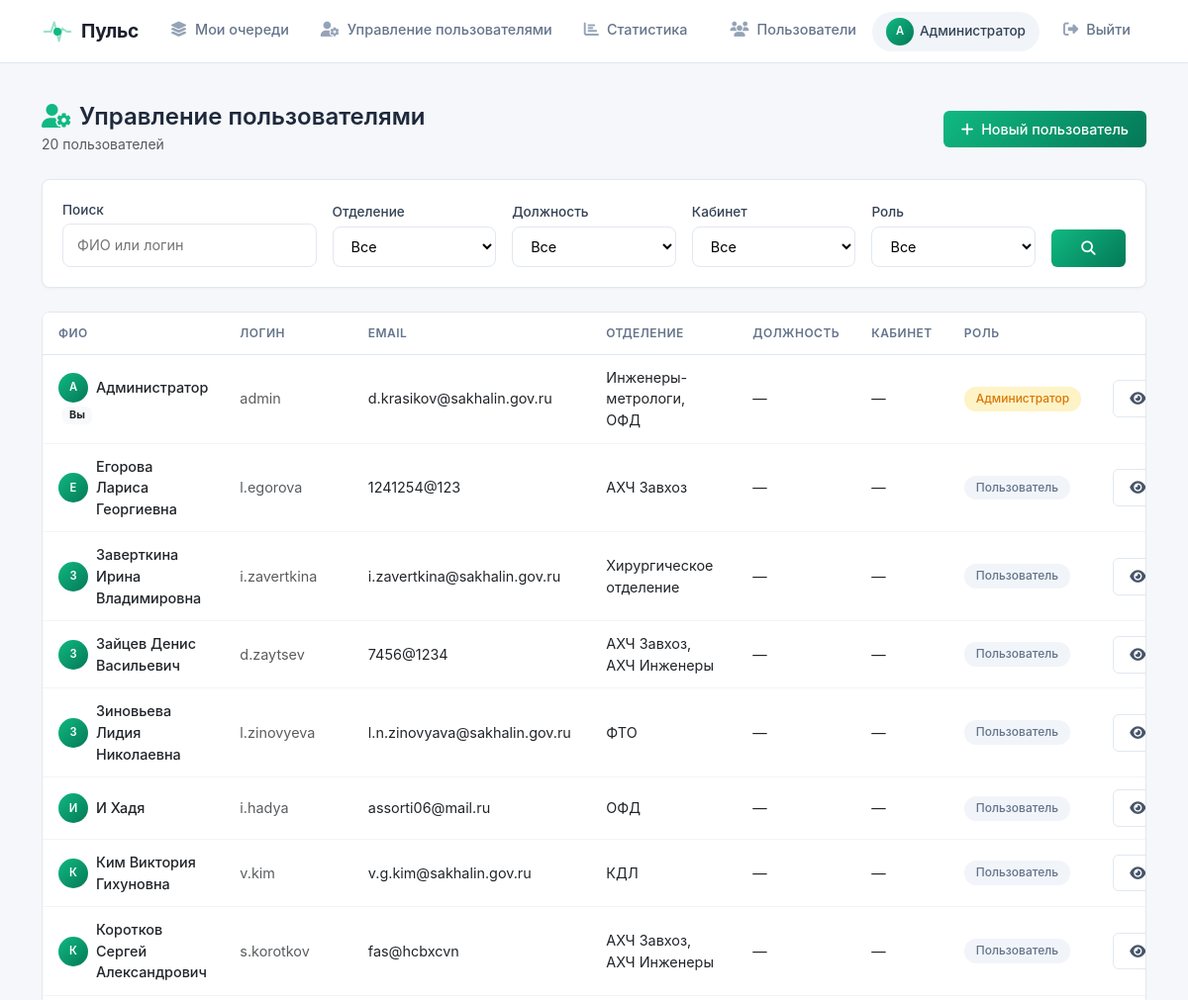
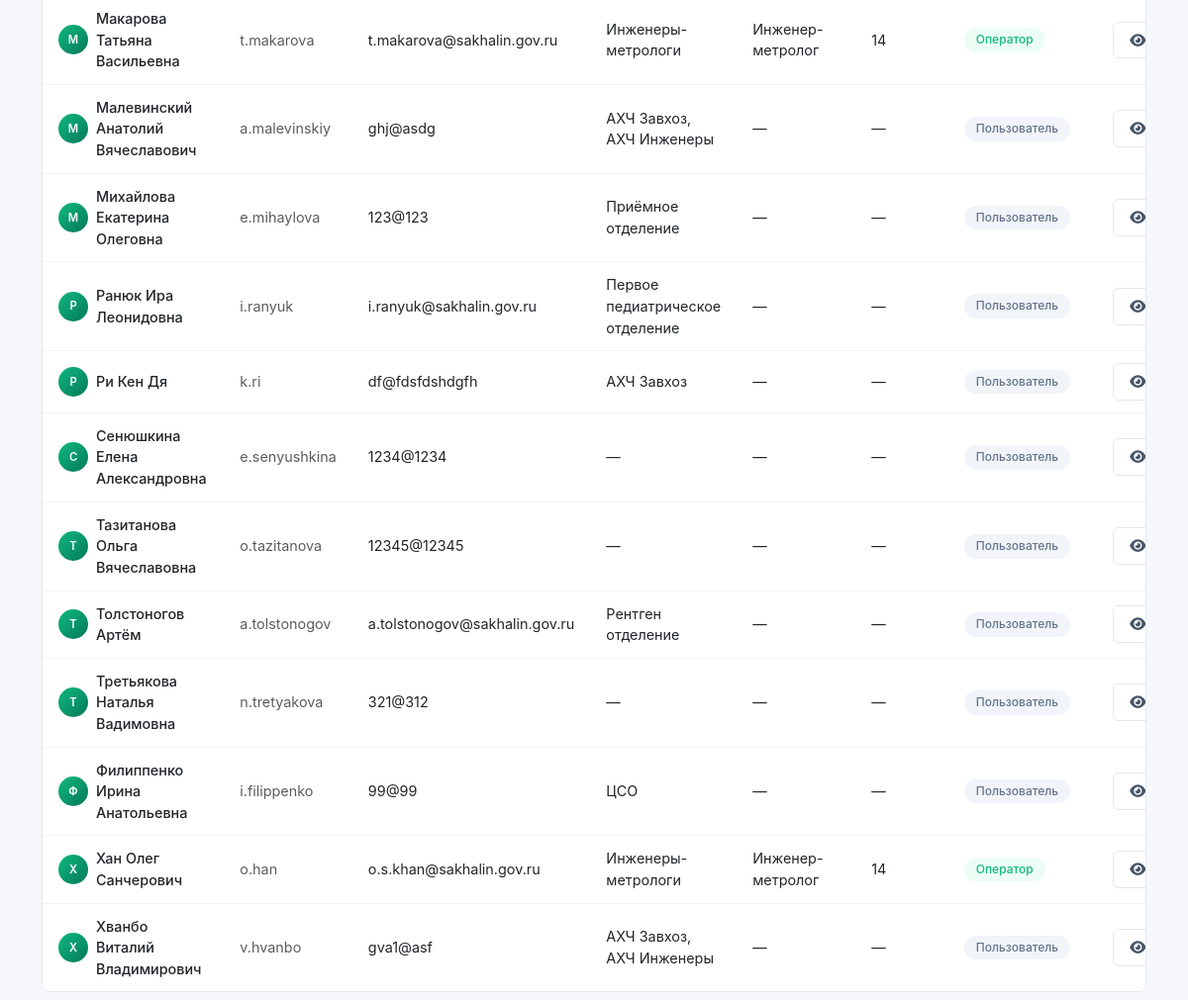
The app's page /admin/users (signed in) with its own data (2 pictures, top to bottom).
### models.py (models this page shows, shortened)
class User(UserMixin, db.Model):
    id = db.Column(db.Integer, primary_key=True)
    username = db.Column(db.String(80), unique=True, nullable=False)
    password = db.Column(db.String(200), nullable=False)
    full_name = db.Column(db.String(300), nullable=True)
    email = db.Column(db.String(120), unique=True, nullable=False)
    phone = db.Column(db.String(20), nullable=True)
    department = db.Column(db.String(200), nullable=True)
    position = db.Column(db.String(200), nullable=True)
    office = db.Column(db.String(50), nullable=True)
    role = db.Column(db.Integer, default=1)
    created_at = db.Column(db.DateTime, default=datetime.now(tz))
    notify_email = db.Column(db.Boolean, default=True)
    queues = db.relationship('Queue', secondary='user_queue', back_populates='members')
    admin_queues = db.relationship('Queue', secondary='queue_admins', back_populates='admins')
    assigned_tickets = db.relationship('Ticket', secondary='ticket_assignees', back_populates='assignees')
    created_tickets = db.relationship('Ticket', foreign_keys='Ticket.created_by_id', backref='creator')
    allowed_queues = db.relationship(
        'Queue',
        secondary='queue_links',
        primaryjoin='Queue.id == queue_links.c.queue_from',
        secondaryjoin='Queue.id == queue_links.c.queue_to',
        backref='allowed_by_queues'
    )
    bookings = db.relationship('Booking', backref='user', lazy=True)
    @property
    def department(self):
        return ', '.join(q.name for q in self.queues)

class Queue(db.Model):
    id = db.Column(db.Integer, primary_key=True)
    name = db.Column(db.String(100), nullable=False, unique=True)
    description = db.Column(db.Text, nullable=True)
    is_active = db.Column(db.Boolean, default=True)
    queue_type = db.Column(db.String(50), default='default')
    created_at = db.Column(db.DateTime, default=datetime.now(tz))
    created_by_id = db.Column(db.Integer, db.ForeignKey('user.id'))
    mail = db.Column(db.Text,default = None)
    admins = db.relationship('User', secondary='queue_admins', back_populates='admin_queues')
    members = db.relationship('User', secondary='user_queue', back_populates='queues')
    tickets = db.relationship('Ticket', backref='queue', lazy=True)
    cars = db.relationship('Car', backref='queue', lazy=True)
    created_by = db.relationship('User', foreign_keys=[created_by_id])

### core/user_mgmt.py (the view, shortened to what this page needs)
@user_mgmt_bp.route('/admin/users')
@login_required
def admin_users():
    if not current_user.role == 0:
        abort(403)
    print(request.args)
    query = User.query
    search = request.args.get('search', '').strip()
    department = request.args.get('department', '').strip()
    position = request.args.get('position', '').strip()
    office = request.args.get('office', '').strip()
    role = request.args.get('role', '').strip()
    if department:
        query = query.filter(User.department == department)
    if position:
        query = query.filter(User.position == position)
    if office:
        query = query.filter(User.office == office)
    if role == 'admin':
        query = query.filter(User.role == 0)
    elif role == 'client':
        query = query.filter(User.role == 1)
    elif role == 'operator':
        query = query.filter(User.role == 2)
    users = query.order_by(User.full_name).all()
    departments = sorted(set(u.department for u in User.query.all() if u.department))
    positions = sorted(set(u.position for u in User.query.all() if u.position))
    offices = sorted(set(u.office for u in User.query.all() if u.office))
    return render_template('admin_users.html',
                         users=users,
                         departments=departments,
                         positions=positions,
                         offices=offices)

### templates/admin_users.html (shortened to what this page needs)
{% extends "base.html" %}
{% block content %}
<div class="d-flex justify-content-between align-items-center mb-4">
    <div>
        <h4 class="mb-0 fw-semibold">
            <i class="fas fa-user-cog me-2" style="color: var(--primary);"></i>Управление пользователями
        </h4>
        <span class="text-muted small">{{ users|length }} пользователей</span>
    </div>
    <a href="{{ url_for('user_mgmt.admin_user_create') }}" class="btn btn-primary-gradient">
        <i class="fas fa-plus me-1"></i> Новый пользователь
    </a>
</div>
<div class="card-modern mb-4 animate-fade-in">
    <div class="card-body">
        <form method="GET" action="{{ url_for('user_mgmt.admin_users') }}" class="row g-3 align-items-end">
            <div class="col-md-3">
                <label class="form-label-modern small">Поиск</label>
                <input type="text" class="form-control-modern" name="search" value="{{ request.args.get('search', '') }}" placeholder="ФИО или логин">
            </div>
            <div class="col-md-2">
                <label class="form-label-modern small">Отделение</label>
                <select class="form-select-modern" name="department">
                    <option value="">Все</option>
                </select>
            </div>
            <div class="col-md-2">
                <label class="form-label-modern small">Должность</label>
                <select class="form-select-modern" name="position">
                    <option value="">Все</option>
                </select>
            </div>
            <div class="col-md-2">
                <label class="form-label-modern small">Кабинет</label>
                <select class="form-select-modern" name="office">
                    <option value="">Все</option>
                </select>
            </div>
            <div class="col-md-2">
                <label class="form-label-modern small">Роль</label>
                <select class="form-select-modern" name="role">
                    <option value="">Все</option>
                </select>
            </div>
            <div class="col-md-1">
                <button type="submit" class="btn btn-primary-gradient w-100">
                    <i class="fas fa-search"></i>
                </button>
            </div>
        </form>
    </div>
</div>
{% if users %}
    <div class="table-modern animate-fade-in">
        <table class="table mb-0">
            <thead>
                <tr>
                    <th>ФИО</th>
                    <th>Логин</th>
                    <th>Email</th>
                    <th>Отделение</th>
                    <th>Должность</th>
                    <th>Кабинет</th>
                    <th>Роль</th>
                    <th></th>
                </tr>
            </thead>
            <tbody>
                {% for user in users %}
                    <tr>
                        <td>
                            <div class="d-flex align-items-center gap-2">
                                <span class="avatar-sm-admin" style="background: linear-gradient(135deg, #10b981 0%, #047857 100%);">
                                    {{ user.full_name[0]|upper if user.full_name else user.username[0]|upper }}
                                </span>
                                <a href="{{ url_for('user_profile', user_id=user.id) }}" class="fw-medium text-dark">
                                    {{ user.full_name or '—' }}
                                </a>
                            </div>
                            {% if user.id == current_user.id %}
                                <span class="badge bg-light text-dark border-0 ms-1">Вы</span>
                            {% endif %}
                        </td>
                        <td><span class="text-muted">{{ user.username }}</span></td>
                        <td>{{ user.email }}</td>
                        <td>{{ user.department or '—' }}</td>
                        <td>{{ user.position or '—' }}</td>
                        <td>{{ user.office or '—' }}</td>
                        <td>
                            {% if user.role == 0 %}
                                <span class="badge-status badge-status-work">Администратор</span>
                            {% elif user.role == 2 %}
                                <span class="badge-status badge-status-new">Оператор</span>
                            {% else  %}
                                <span class="badge-status badge-status-other">Пользователь</span>
                            {% endif %}
                        </td>
                        <td>
                            <div class="d-flex gap-1">
                                <a href="{{ url_for('user_profile', user_id=user.id) }}" class="btn btn-outline-modern btn-sm" title="Просмотр">
                                    <i class="fas fa-eye"></i>
                                </a>
                            </div>
                        </td>
                    </tr>
                {% endfor %}
            </tbody>
        </table>
    </div>
{% endif %}
{% endblock %}

### templates/base.html (shortened to what this page needs)
<!DOCTYPE html>
<html lang="ru">
<head>
    <link href="https://cdn.jsdelivr.net/npm/bootstrap@5.3.0/dist/css/bootstrap.min.css" rel="stylesheet">
    <link href="https://cdnjs.cloudflare.com/ajax/libs/font-awesome/6.4.0/css/all.min.css" rel="stylesheet">
    <link rel="stylesheet" href="{{ url_for('static', filename='style.css') }}">
    <link href="https://cdn.quilljs.com/1.3.6/quill.snow.css" rel="stylesheet">
</head>
<body>
    <nav class="navbar navbar-expand-lg navbar-custom">
        <div class="container">
            <a class="navbar-brand" href="{{ url_for('index') }}">
                <span class="logo-pulse">
                    <span class="pulse-icon">
                        <span class="pulse-dot"></span>
                    </span>
                    Пульс
                </span>
            </a>
            <div class="collapse navbar-collapse" id="navbarNav">
                <ul class="navbar-nav me-auto">
                    {% if current_user.is_authenticated and current_user.admin_queues %}
                        <li class="nav-item">
                            <a class="nav-link {{ 'active' if request.endpoint == 'my_queues' }}" href="{{ url_for('my_queues.my_queues') }}">
                                <i class="fas fa-layer-group"></i> Мои очереди
                            </a>
                        </li>
                    {% endif %}
                    {% if current_user.is_authenticated and current_user.role == 0 %}
                        <li class="nav-item dropdown">
                            <a class="nav-link {{ 'active' if request.endpoint == 'admin_users' }}" href="{{ url_for('user_mgmt.admin_users') }}">
                                <i class="fas fa-user-cog"></i> Управление пользователями
                            </a>
                        </li>
                        <li class="nav-item">
                            <a class="nav-link {{ 'active' if request.endpoint == 'statistics' }}" href="{{ url_for('statistics.statistics') }}">
                                <i class="fas fa-chart-bar"></i> Статистика
                            </a>
                        </li>
                    {% endif %}
                </ul>
                <ul class="navbar-nav align-items-center">
                    {% if current_user.is_authenticated %}
                        <li class="nav-item">
                            <a class="nav-link {{ 'active' if request.endpoint == 'users_list' }}" href="{{ url_for('users_list') }}">
                                <i class="fas fa-users"></i> Пользователи
                            </a>
                        </li>
                        <li class="nav-item me-2">
                            <a href="{{ url_for('profile') }}" class="user-badge-link" title="Перейти в профиль">
                                <span class="user-badge">
                                    <span class="user-avatar-mini">{{ (current_user.full_name or current_user.username)[0]|upper }}</span>
                                    {{ current_user.full_name or current_user.username }}
                                </span>
                            </a>
                        </li>
                        <li class="nav-item">
                            <a class="nav-link btn-logout" href="{{ url_for('login.logout') }}">
                                <i class="fas fa-sign-out-alt"></i> Выйти
                            </a>
                        </li>
                    {% else %}
                        <li class="nav-item">
                            <a class="nav-link btn-login" href="{{ url_for('login') }}">
                                <i class="fas fa-sign-in-alt"></i> Войти
                            </a>
                        </li>
                    {% endif %}
                </ul>
            </div>
        </div>
    </nav>
    <div class="container mt-4 pt-3">
        {% block content %}{% endblock %}
    </div>
</body>
</html>

### records on screen
User: full_name "А", full_name "Администратор", shows "Вы", username "admin", email "d.krasikov@sakhalin.gov.ru", name "Инженеры-метрологи, ОФД", position "—", office "—", role "Администратор"
User: full_name "Е", full_name "Егорова Лариса Георгиевна", username "l.egorova", email "1241254@123", name "АХЧ Завхоз", position "—", office "—", role "Пользователь"
User: full_name "З", full_name "Заверткина Ирина Владимировна", username "i.zavertkina", email "i.zavertkina@sakhalin.gov.ru", name "Хирургическое отделение", position "—", office "—", role "Пользователь"
User: full_name "З", full_name "Зайцев Денис Васильевич", username "d.zaytsev", email "7456@1234", name "АХЧ Завхоз, АХЧ Инженеры", position "—", office "—", role "Пользователь"
User: full_name "З", full_name "Зиновьева Лидия Николаевна", username "l.zinovyeva", email "l.n.zinovyava@sakhalin.gov.ru", name "ФТО", position "—", office "—", role "Пользователь"
User: full_name "И", full_name "И Хадя", username "i.hadya", email "assorti06@mail.ru", name "ОФД", position "—", office "—", role "Пользователь"
User: full_name "К", full_name "Ким Виктория Гихуновна", username "v.kim", email "v.g.kim@sakhalin.gov.ru", name "КДЛ", position "—", office "—", role "Пользователь"
User: full_name "К", full_name "Коротков Сергей Александрович", username "s.korotkov", email "fas@hcbxcvn", name "АХЧ Завхоз, АХЧ Инженеры", position "—", office "—", role "Пользователь"
User: full_name "М", full_name "Макарова Татьяна Васильевна", username "t.makarova", email "t.makarova@sakhalin.gov.ru", name "Инженеры-метрологи", position "Инженер-метролог", office "14", role "Оператор"
User: full_name "М", full_name "Малевинский Анатолий Вячеславович", username "a.malevinskiy", email "ghj@asdg", name "АХЧ Завхоз, АХЧ Инженеры", position "—", office "—", role "Пользователь"
User: full_name "М", full_name "Михайлова Екатерина Олеговна", username "e.mihaylova", email "123@123", name "Приёмное отделение", position "—", office "—", role "Пользователь"
User: full_name "Р", full_name "Ранюк Ира Леонидовна", username "i.ranyuk", email "i.ranyuk@sakhalin.gov.ru", name "Первое педиатрическое отделение", position "—", office "—", role "Пользователь"
User: full_name "Р", full_name "Ри Кен Дя", username "k.ri", email "df@fdsfdshdgfh", name "АХЧ Завхоз", position "—", office "—", role "Пользователь"
User: full_name "С", full_name "Сенюшкина Елена Александровна", username "e.senyushkina", email "1234@1234", department "—", position "—", office "—", role "Пользователь"
User: full_name "Т", full_name "Тазитанова Ольга Вячеславовна", username "o.tazitanova", email "12345@12345", department "—", position "—", office "—", role "Пользователь"
User: full_name "Т", full_name "Толстоногов Артём", username "a.tolstonogov", email "a.tolstonogov@sakhalin.gov.ru", name "Рентген отделение", position "—", office "—", role "Пользователь"
User: full_name "Т", full_name "Третьякова Наталья Вадимовна", username "n.tretyakova", email "321@312", department "—", position "—", office "—", role "Пользователь"
User: full_name "Ф", full_name "Филиппенко Ирина Анатольевна", username "i.filippenko", email "99@99", name "ЦСО", position "—", office "—", role "Пользователь"
User: full_name "Х", full_name "Хан Олег Санчерович", username "o.han", email "o.s.khan@sakhalin.gov.ru", name "Инженеры-метрологи", position "Инженер-метролог", office "14", role "Оператор"
User: full_name "Х", full_name "Хванбо Виталий Владимирович", username "v.hvanbo", email "gva1@asf", name "АХЧ Завхоз, АХЧ Инженеры", position "—", office "—", role "Пользователь"

### other values on screen
{{ users|length }} "20"
